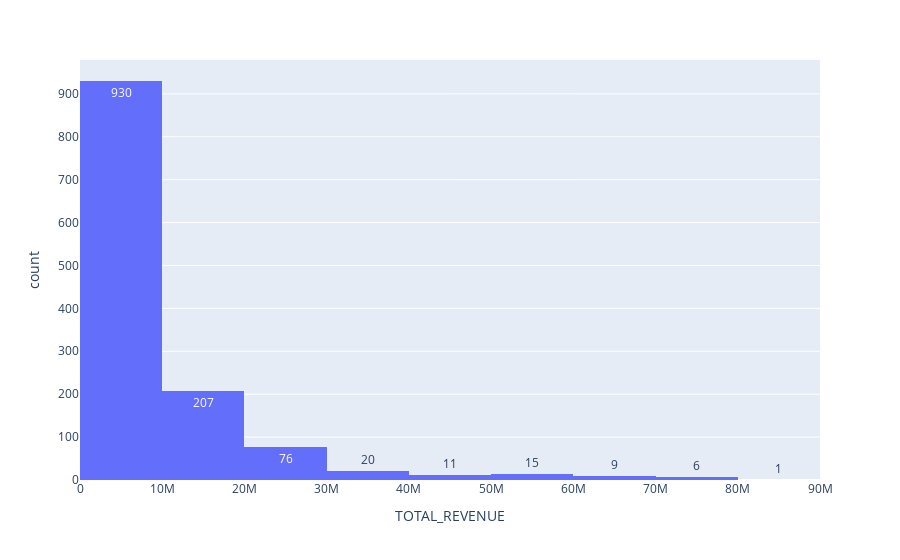

The cell this chart's notebook holds for it:
### Code cell
px.histogram(education, 
             x="TOTAL_REVENUE",
             text_auto=True,
             nbins=10)

### Figure 1 — Plotly figure (JSON) as saved in the notebook; plotly's stock layout.template omitted (floating-point values rounded to 4 significant figures; data arrays with more than 128 entries replaced by an {"elided": "..."} marker saying what was removed)
{"data": [{"alignmentgroup": "True", "bingroup": "x", "hovertemplate": "TOTAL_REVENUE=%{x}<br>count=%{y}<extra></extra>", "legendgroup": "", "marker": {"color": "#636efa", "pattern": {"shape": ""}}, "name": "", "nbinsx": 10, "offsetgroup": "", "orientation": "v", "showlegend": false, "texttemplate": "%{value}", "type": "histogram", "x": {"elided": "1715 int values"}, "xaxis": "x", "yaxis": "y"}], "layout": {"barmode": "relative", "legend": {"tracegroupgap": 0}, "margin": {"t": 60}, "xaxis": {"anchor": "y", "domain": [0, 1], "title": {"text": "TOTAL_REVENUE"}}, "yaxis": {"anchor": "x", "domain": [0, 1], "title": {"text": "count"}}}}
